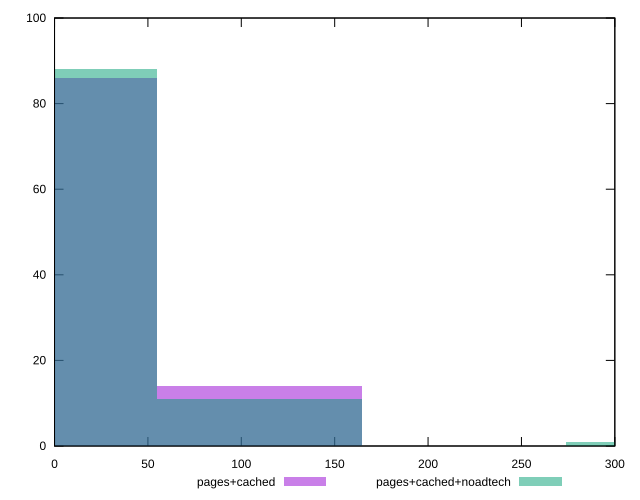

Generate this figure with gnuplot:
reset

$pagesCached <<EOF
0 86
109.60229120814257 14
EOF

$pagesCachedNoadtech <<EOF
0 88
109.60229120814257 11
328.80687362442774 1
EOF

set key outside below
set boxwidth 109.60229120814257
set xrange [0:300]
set yrange [0:100]
set trange [0:100]
set style fill transparent solid 0.5 noborder
set terminal svg size 640, 500 enhanced background rgb 'white'
set output "report_00017_2021-02-10T15-08-03.406Z/unminified-javascript/comparison/histogram/1_vs_2.svg"

plot $pagesCached title "pages+cached" with boxes, \
     $pagesCachedNoadtech title "pages+cached+noadtech" with boxes

reset
